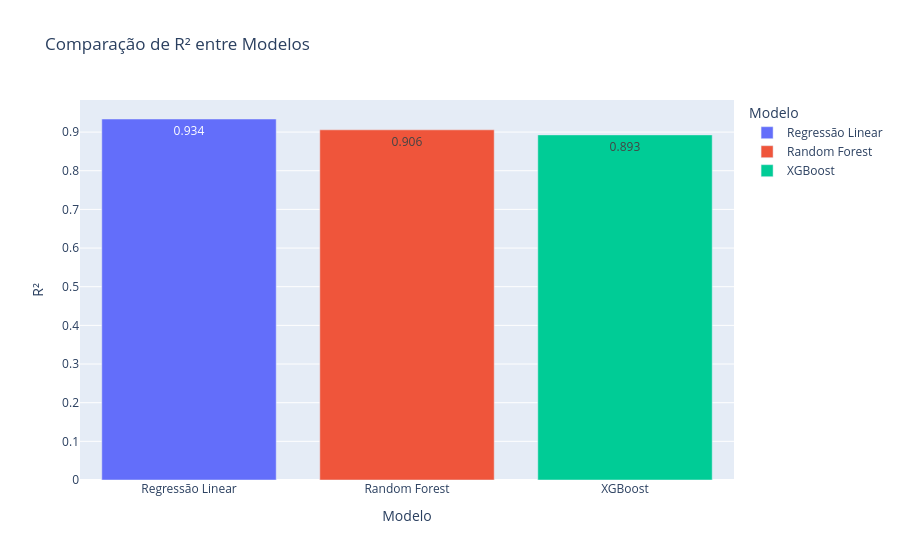

Here is the notebook cell this chart was saved with:
### Markdown cell above
### 6. Avaliação e Comparação
Métricas: MAE (Erro médio absoluto), RMSE (Raiz do Erro Quadrático Médio) e R².

### Code cell
def evaluate_model(name, y_true, y_pred):
    mae = mean_absolute_error(y_true, y_pred)
    rmse = np.sqrt(mean_squared_error(y_true, y_pred))
    r2 = r2_score(y_true, y_pred)
    return {'Modelo': name, 'MAE': mae, 'RMSE': rmse, 'R²': r2}

results = []
results.append(evaluate_model('Regressão Linear', y_test, lr_preds))
results.append(evaluate_model('Random Forest', y_test, rf_preds))
results.append(evaluate_model('XGBoost', y_test, xgb_preds))

results_df = pd.DataFrame(results)

display(results_df.style.highlight_min(subset=['MAE', 'RMSE'], color='lightgreen')
                        .highlight_max(subset=['R²'], color='lightgreen'))

fig = px.bar(results_df, x='Modelo', y='R²', title="Comparação de R² entre Modelos",
             color='Modelo', text_auto='.3f')
fig.show()

### Figure 1 — Plotly figure (JSON) as saved in the notebook; plotly's stock layout.template omitted (floating-point values rounded to 4 significant figures)
{"data": [{"hovertemplate": "Modelo=%{x}<br>R²=%{y}<extra></extra>", "legendgroup": "Regressão Linear", "marker": {"color": "#636efa", "pattern": {"shape": ""}}, "name": "Regressão Linear", "orientation": "v", "showlegend": true, "textposition": "auto", "texttemplate": "%{y:.3f}", "type": "bar", "x": ["Regressão Linear"], "xaxis": "x", "y": [0.9338], "yaxis": "y"}, {"hovertemplate": "Modelo=%{x}<br>R²=%{y}<extra></extra>", "legendgroup": "Random Forest", "marker": {"color": "#EF553B", "pattern": {"shape": ""}}, "name": "Random Forest", "orientation": "v", "showlegend": true, "textposition": "auto", "texttemplate": "%{y:.3f}", "type": "bar", "x": ["Random Forest"], "xaxis": "x", "y": [0.9059], "yaxis": "y"}, {"hovertemplate": "Modelo=%{x}<br>R²=%{y}<extra></extra>", "legendgroup": "XGBoost", "marker": {"color": "#00cc96", "pattern": {"shape": ""}}, "name": "XGBoost", "orientation": "v", "showlegend": true, "textposition": "auto", "texttemplate": "%{y:.3f}", "type": "bar", "x": ["XGBoost"], "xaxis": "x", "y": [0.8928], "yaxis": "y"}], "layout": {"barmode": "relative", "legend": {"title": {"text": "Modelo"}, "tracegroupgap": 0}, "title": {"text": "Comparação de R² entre Modelos"}, "xaxis": {"anchor": "y", "categoryarray": ["Regressão Linear", "Random Forest", "XGBoost"], "categoryorder": "array", "domain": [0, 1], "title": {"text": "Modelo"}}, "yaxis": {"anchor": "x", "domain": [0, 1], "title": {"text": "R²"}}}}
